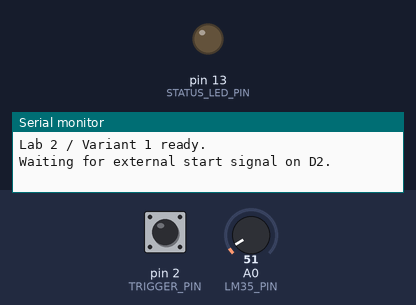
The sketch below on a simulated Arduino Uno, built with avr-gcc and run on an emulated ATmega328P. Shown: output pins drawn as LEDs (lit = HIGH), the last lines printed to the serial monitor. The inputs (shaded band) are chosen by the test bench; at power-on: pin 2 (TRIGGER_PIN) HIGH, A0 (LM35_PIN) = 51.

Above: at 1.2 s.
1.3 s: pin 2 (TRIGGER_PIN) pulled LOW for 0.15 s
At 1.9 s:
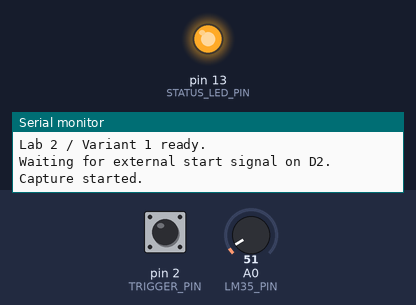
Timing chart, 0 to 8.9 s (numbered marks = the images above; inputs shaded):
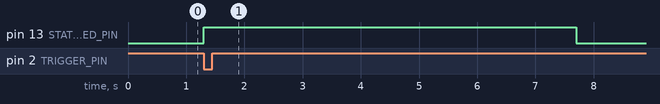

Measured:
- after the input at 1.3 s, pin 13 (STATUS_LED_PIN): LOW → HIGH at once, → LOW 6.4 s later

The sketch:

sketch.ino
```cpp
#include <Arduino.h>

const uint8_t LM35_PIN = A0;
const uint8_t TRIGGER_PIN = 2;
const uint8_t STATUS_LED_PIN = LED_BUILTIN;

const uint16_t SAMPLE_FREQUENCY_HZ = 10;
const uint8_t SAMPLE_COUNT = 64;
const uint8_t MMA_WINDOW = 5;
const unsigned long SAMPLE_INTERVAL_MS = 1000UL / SAMPLE_FREQUENCY_HZ;

volatile bool startSignalReceived = false;

uint16_t rawAdcSamples[SAMPLE_COUNT];
float rawTemperatureSamplesC[SAMPLE_COUNT];
float filteredTemperatureSamplesC[SAMPLE_COUNT];

bool acquisitionInProgress = false;
bool acquisitionFinished = false;
uint8_t currentSampleIndex = 0;
unsigned long lastSampleTimestamp = 0;

void onStartSignal() {
  startSignalReceived = true;
}

float adcToTemperatureC(uint16_t adcValue) {
  float voltage = (adcValue * 5.0f) / 1023.0f;
  return voltage * 100.0f;
}

float applyModifiedMovingAverage(float newValue, float previousFilteredValue, bool isFirstSample) {
  if (isFirstSample) {
    return newValue;
  }

  return previousFilteredValue + (newValue - previousFilteredValue) / MMA_WINDOW;
}

void resetCaptureState() {
  acquisitionInProgress = true;
  acquisitionFinished = false;
  currentSampleIndex = 0;
  lastSampleTimestamp = millis();
  digitalWrite(STATUS_LED_PIN, HIGH);
}

void finalizeCapture() {
  acquisitionInProgress = false;
  acquisitionFinished = true;
  digitalWrite(STATUS_LED_PIN, LOW);
}

void sampleOnce() {
  uint16_t rawAdc = analogRead(LM35_PIN);
  float rawTemperature = adcToTemperatureC(rawAdc);
  float previousFiltered = currentSampleIndex == 0 ? rawTemperature : filteredTemperatureSamplesC[currentSampleIndex - 1];
  float filteredTemperature = applyModifiedMovingAverage(rawTemperature, previousFiltered, currentSampleIndex == 0);

  rawAdcSamples[currentSampleIndex] = rawAdc;
  rawTemperatureSamplesC[currentSampleIndex] = rawTemperature;
  filteredTemperatureSamplesC[currentSampleIndex] = filteredTemperature;

  currentSampleIndex++;

  if (currentSampleIndex >= SAMPLE_COUNT) {
    finalizeCapture();
  }
}

void setup() {
  pinMode(TRIGGER_PIN, INPUT_PULLUP);
  pinMode(STATUS_LED_PIN, OUTPUT);
  digitalWrite(STATUS_LED_PIN, LOW);

  attachInterrupt(digitalPinToInterrupt(TRIGGER_PIN), onStartSignal, FALLING);

  Serial.begin(9600);
  Serial.println(F("Lab 2 / Variant 1 ready."));
  Serial.println(F("Waiting for external start signal on D2."));
}

void loop() {
  if (startSignalReceived && !acquisitionInProgress) {
    noInterrupts();
    startSignalReceived = false;
    interrupts();

    resetCaptureState();
    Serial.println(F("Capture started."));
  }

  if (acquisitionInProgress) {
    unsigned long now = millis();

    if (now - lastSampleTimestamp >= SAMPLE_INTERVAL_MS) {
      lastSampleTimestamp += SAMPLE_INTERVAL_MS;
      sampleOnce();

      if (acquisitionFinished) {
        Serial.println(F("Capture finished. Inspect arrays in debugger:"));
        Serial.println(F("rawAdcSamples, rawTemperatureSamplesC, filteredTemperatureSamplesC"));
      }
    }
  }
}
```
